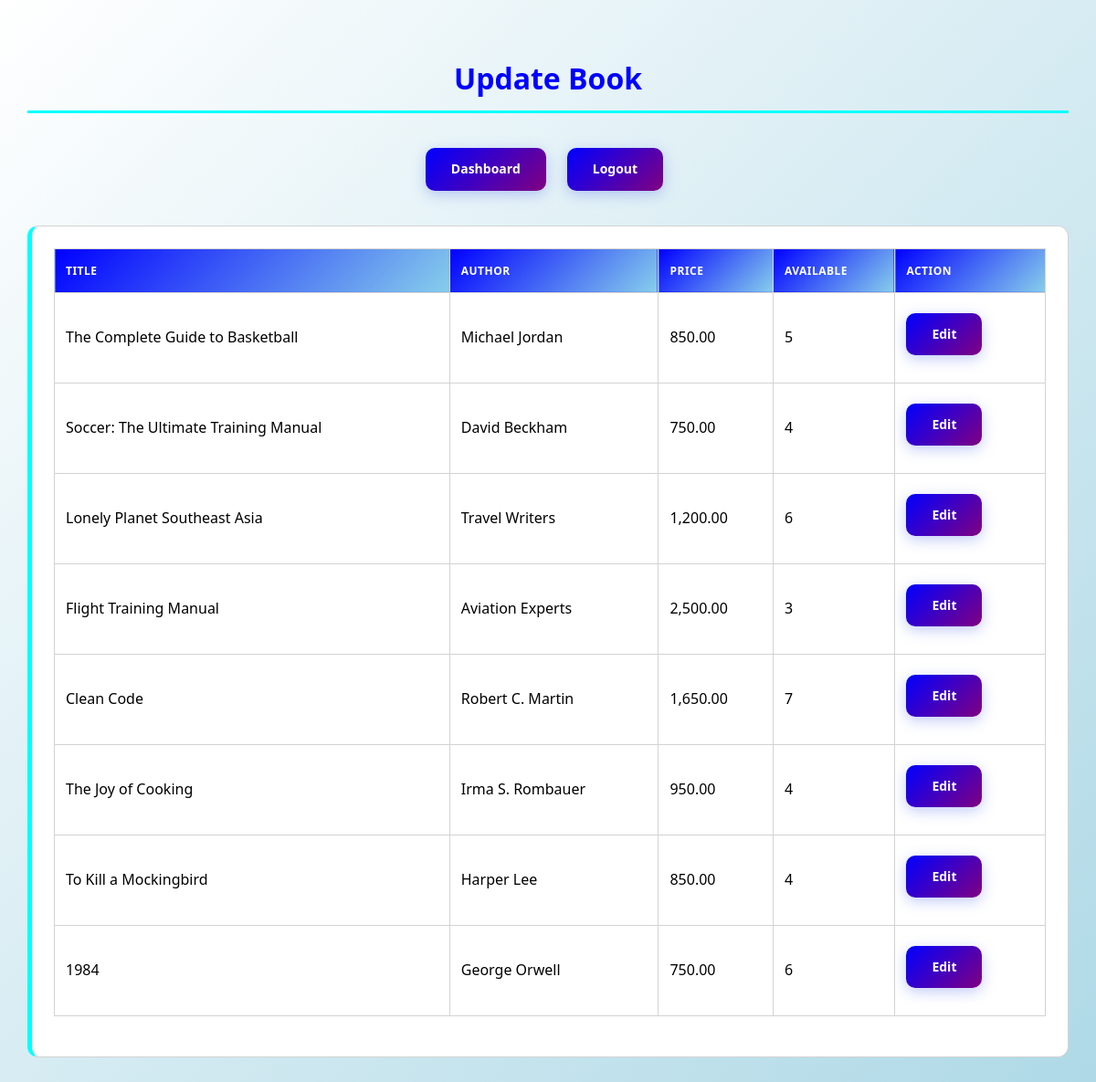
/view/update_book.php (signed in), run on the app's committed database.
### tables this page shows
CREATE TABLE Book (
    Book_ID INT PRIMARY KEY AUTO_INCREMENT,
    Title VARCHAR(255) NOT NULL,
    Author VARCHAR(255) NOT NULL,
    ISBN VARCHAR(20) UNIQUE,
    Category_ID INT,
    Publisher VARCHAR(150),
    Book_Price DECIMAL(10,2) NOT NULL,
    Total_Copies INT NOT NULL DEFAULT 1,
    Copies_Available INT NOT NULL DEFAULT 1,
    Status ENUM('Available', 'Archived') DEFAULT 'Available',
    Added_By INT,
    Added_Date TIMESTAMP DEFAULT CURRENT_TIMESTAMP,
    FOREIGN KEY (Category_ID) REFERENCES Category(Category_ID),
    FOREIGN KEY (Added_By) REFERENCES Users(User_ID)
);

### model/Book.php (called while the page is built, shortened)
<?php
require_once __DIR__ . '/../config/db.php';
class Book {
    private $conn;
    public function __construct() {
        $database = new Database();
        $this->conn = $database->getConnection();
    }
    public function getAll() {
        $stmt = $this->conn->query('SELECT * FROM Book WHERE Status = "Available"');
        return $stmt->fetchAll(PDO::FETCH_ASSOC);
    }
}

### config/db.php (called while the page is built, shortened)
<?php
class Database {
    private $host = 'localhost';
    private $db_name = 'LIBRARY_SYSTEM';
    private $username = 'root';
    private $password = '';
    public function getConnection() {
        $this->conn = null;
        try {
            $this->conn = new PDO("mysql:host=" . $this->host . ";dbname=" . $this->db_name, $this->username, $this->password);
            $this->conn->setAttribute(PDO::ATTR_ERRMODE, PDO::ERRMODE_EXCEPTION);
        } catch(PDOException $exception) {
            echo "Connection error: " . $exception->getMessage();
        }
        return $this->conn;
    }
}
?>

### view/update_book.php (the view, shortened to what this page needs)
<?php
require_once __DIR__ . '/../model/Book.php';
$bookModel = new Book();
$books = $bookModel->getAll();
?>
<!DOCTYPE html>
<html>
<head>
    <link rel="stylesheet" href="/LIBRARYSYSTEM/assets/css/style.css?v=1">
</head>
<body>
<div class="landscape-container">
    <h2 class="header">Update Book</h2>
    <div class="horizontal-btns">
        <a class="btn" href="/LIBRARYSYSTEM/view/dashboard.php">Dashboard</a>
        <a class="btn" href="/LIBRARYSYSTEM/view/logout.php">Logout</a>
    </div>
    <div class="dashboard-section">
        <table class="table">
            <tr><th>Title</th><th>Author</th><th>Price</th><th>Available</th><th>Action</th></tr>
            <?php foreach ($books as $b): ?>
                <tr>
                    <td><?php echo htmlspecialchars($b['Title']); ?></td>
                    <td><?php echo htmlspecialchars($b['Author']); ?></td>
                    <td><?php echo number_format($b['Book_Price'],2); ?></td>
                    <td><?php echo (int)$b['Copies_Available']; ?></td>
                    <td><a class="btn" href="/LIBRARYSYSTEM/view/edit_book.php?id=<?php echo $b['Book_ID']; ?>">Edit</a></td>
                </tr>
            <?php endforeach; ?>
        </table>
    </div>
</div>
</body>
</html>

### assets/css/style.css (style rules this page uses)
:root { --primary-color: blue; --secondary-color: skyblue; --accent-color: cyan; --success-color: green; --warning-color: orange; --danger-color: red; --dark-bg: black; --light-bg: white; --text-dark: black; --text-light: gray; --border-color: lightgray; --shadow: 0 4px 6px rgba(0, 0, 0, 0.1); --shadow-lg: 0 10px 25px rgba(0, 0, 0, 0.15); }
* { margin: 0; padding: 0; box-sizing: border-box; }
html { scroll-behavior: smooth; }
body { background: linear-gradient(135deg, white 0%, lightblue 100%); font-family: 'Segoe UI', Tahoma, Geneva, Verdana, sans-serif; color: var(--text-dark); line-height: 1.6; min-height: 100vh; }
.landscape-container { max-width: 1200px; margin: 30px auto; background-color: transparent; padding: 30px; display: flex; flex-direction: column; }
.header { text-align: center; color: var(--primary-color); margin-bottom: 30px; font-size: 32px; font-weight: 700; }
h1, h2, h3, h4, h5, h6 { color: var(--text-dark); font-weight: 600; }
h2 { font-size: 24px; margin-bottom: 20px; border-bottom: 3px solid var(--accent-color); padding-bottom: 10px; }
button, .btn, input[type="submit"], input[type="button"], input[type="reset"] { background: linear-gradient(135deg, blue 0%, purple 100%); color: white; border: none; border-radius: 10px; padding: 12px 28px; margin: 8px 8px 8px 0; cursor: pointer; font-size: 14px; font-weight: 600; transition: all 0.3s cubic-bezier(0.25, 0.8, 0.25, 1); display: inline-block; text-decoration: none; text-align: center; box-shadow: 0 4px 15px rgba(102, 126, 234, 0.4); position: relative; overflow: hidden; }
button::before, .btn::before, input[type="submit"]::before, input[type="button"]::before, input[type="reset"]::before { content: ''; position: absolute; top: 0; left: -100%; width: 100%; height: 100%; background: linear-gradient(90deg, transparent, rgba(255, 255, 255, 0.2), transparent); transition: left 0.5s; }
.horizontal-btns { display: flex; flex-direction: row; justify-content: center; gap: 15px; margin-bottom: 30px; flex-wrap: wrap; }
.dashboard-section { background: white; border-radius: 12px; padding: 24px; margin-bottom: 24px; border: 1px solid var(--border-color); border-left: 5px solid var(--accent-color); }
.table { width: 100%; border-collapse: collapse; margin-bottom: 20px; background: white; }
.table th, .table td { border: 1px solid var(--border-color); padding: 14px 12px; text-align: left; }
.table th { background: linear-gradient(135deg, var(--primary-color), var(--secondary-color)); color: white; font-weight: 600; text-transform: uppercase; font-size: 12px; letter-spacing: 0.5px; }
.table tr:nth-child(even) { background-color: var(--light-bg); }
.landscape-container > * { animation: slideInUp 0.6s ease-out forwards; }
.landscape-container > *:nth-child(1) { animation-delay: 0s; }
.landscape-container > *:nth-child(2) { animation-delay: 0.1s; }
.landscape-container > *:nth-child(3) { animation-delay: 0.2s; }

### data on the page
book: Title "The Complete Guide to Basketball", Author "Michael Jordan", Book_Price "850.00", Copies_Available "5"
book: Title "Soccer: The Ultimate Training Manual", Author "David Beckham", Book_Price "750.00", Copies_Available "4"
book: Title "Lonely Planet Southeast Asia", Author "Travel Writers", Book_Price "1,200.00", Copies_Available "6"
book: Title "Flight Training Manual", Author "Aviation Experts", Book_Price "2,500.00", Copies_Available "3"
book: Title "Clean Code", Author "Robert C. Martin", Book_Price "1,650.00", Copies_Available "7"
book: Title "The Joy of Cooking", Author "Irma S. Rombauer", Book_Price "950.00", Copies_Available "4"
book: Title "To Kill a Mockingbird", Author "Harper Lee", Book_Price "850.00", Copies_Available "4"
book: Title "1984", Author "George Orwell", Book_Price "750.00", Copies_Available "6"
